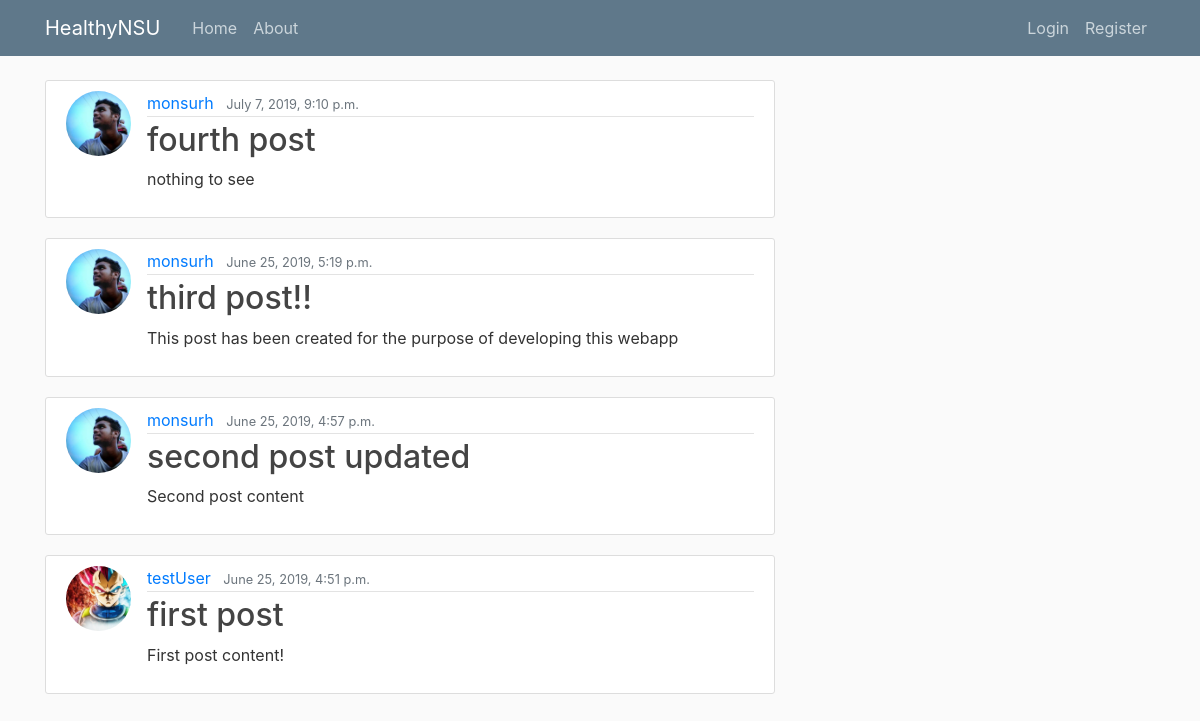
The app's page /healthsuggest/ask/, older data.
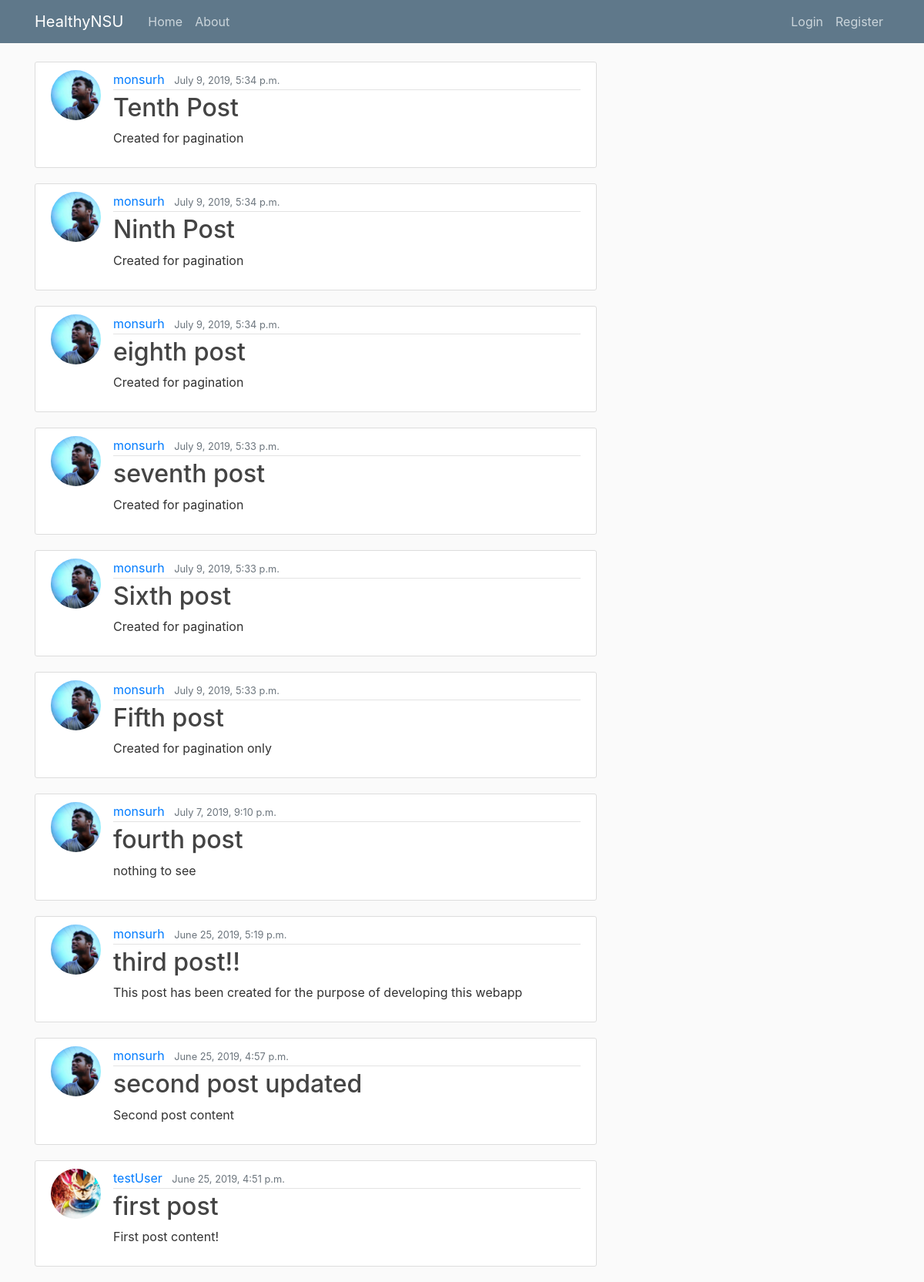
The same page, newer data.
### healthsuggest/models.py (models this page shows, shortened)
class Post(models.Model):
    title = models.CharField(max_length=100)
    content = models.TextField()
    date_posted = models.DateTimeField(default=timezone.now)
    author = models.ForeignKey(User, on_delete=models.CASCADE)

### users/models.py (models this page shows, shortened)
class profile(models.Model):
    user = models.OneToOneField(User, on_delete=models.CASCADE)
    image = models.ImageField(default = 'default.jpg',upload_to='profile_pics')

### healthsuggest/views.py (the view)
# urls.py: path('ask/', PostListViewA.as_view(), name='HealthyNSU-healthask'),
class PostListViewA(ListView):
    model = Post
    template_name = 'healthsuggest/healthask.html'
    context_object_name = 'posts'
    ordering =['-date_posted']

### healthsuggest/templates/healthsuggest/healthask.html
{% extends "home/base.html" %}
{% block content %}
{% for post in posts %}
<article class="media content-section">
  <img class="rounded-circle article-img" src="{{ post.author.profile.image.url }}">
  <div class="media-body">
    <div class="article-metadata">
      <a class="mr-2" href="#">{{ post.author }}</a>
      <small class="text-muted">{{ post.date_posted }}</small>
    </div>
    <h2><a class="article-title" href="{% url 'post-detailask' post.id %}">{{ post.title }}</a></h2>
    <p class="article-content">{{ post.content }}</p>
  </div>
</article>
{% endfor %}
{% endblock content %}

### home/templates/home/base.html (shortened to what this page needs)
{% load static %}
<!DOCTYPE html>
<html lang="en" dir="ltr">
<head>
  <link rel="stylesheet" href="https://stackpath.bootstrapcdn.com/bootstrap/4.3.1/css/bootstrap.min.css">
  <link rel="stylesheet" type="text/css" href="{% static 'home/main.css' %}">
</head>
<body>
  <header class="site-header">
    <nav class="navbar navbar-expand-md navbar-dark bg-steel fixed-top">
      <div class="container">
        <a class="navbar-brand mr-4" href="/">HealthyNSU</a>
        <div class="collapse navbar-collapse" id="navbarToggle">
          <div class="navbar-nav mr-auto">
            {% if user.is_authenticated %}
            <a class="nav-item nav-link" href="{% url 'HealthyNSU-home' %}">Home</a>
            <a class="nav-item nav-link" href="{% url 'HealthyNSU-about' %}">About</a>
            <a class="nav-item nav-link" href="{% url 'HealthyNSU-healthsuggest' %}">Health Suggestion</a>
            <a class="nav-item nav-link" href="{% url 'HealthyNSU-healthask' %}">Health ask</a>
            <a class="nav-item nav-link" href="{% url 'HealthyNSU-nearhospital' %}">Nearest Hospitals</a>
            <a class="nav-item nav-link" href="{% url 'post-create' %}">New Post</a>
            {% else %}
            <a class="nav-item nav-link" href="{% url 'HealthyNSU-home' %}">Home</a>
            <a class="nav-item nav-link" href="{% url 'HealthyNSU-about' %}">About</a>
            {% endif %}
          </div>
          <div class="navbar-nav">
            {% if user.is_authenticated %}
            <a class="nav-item nav-link" href="{% url 'profile' %}">Profile</a>
            <a class="nav-item nav-link" href="{% url 'logout' %}">Logout</a>
            {% else %}
            <a class="nav-item nav-link" href="{% url 'login' %}">Login</a>
            <a class="nav-item nav-link" href="{% url 'register' %}">Register</a>
            {% endif %}
          </div>
        </div>
      </div>
    </nav>
  </header>
  <main role="main" class="container">
    <div class="row">
      <div class="col-md-8">
        {% block content %}{% endblock %}
      </div>
    </div>
  </main>
</body>
</html>

### home/static/home/main.css (style rules this page uses)
body { background: #fafafa; color: #333333; margin-top: 5rem; }
h1, h2, h3, h4, h5, h6 { color: #444444; }
.bg-steel { background-color: #5f788a; }
.site-header .navbar-nav .nav-link { color: #cbd5db; }
.content-section { background: #ffffff; padding: 10px 20px; border: 1px solid #dddddd; border-radius: 3px; margin-bottom: 20px; }
.article-title { color: #444444; }
.article-content { white-space: pre-line; }
.article-img { height: 65px; width: 65px; margin-right: 16px; }
.article-metadata { padding-bottom: 1px; margin-bottom: 4px; border-bottom: 1px solid #e3e3e3 }

Row changes from the older to the newer data that the page shows:
added Post: author.profile.image (picture), author "monsurh", date_posted "July 9, 2019, 5:34 p.m.", title "Tenth Post", content "Created for pagination"
added Post: author.profile.image (picture), author "monsurh", date_posted "July 9, 2019, 5:34 p.m.", title "Ninth Post", content "Created for pagination"
added Post: author.profile.image (picture), author "monsurh", date_posted "July 9, 2019, 5:34 p.m.", title "eighth post", content "Created for pagination"
added Post: author.profile.image (picture), author "monsurh", date_posted "July 9, 2019, 5:33 p.m.", title "seventh post", content "Created for pagination"
added Post: author.profile.image (picture), author "monsurh", date_posted "July 9, 2019, 5:33 p.m.", title "Sixth post", content "Created for pagination"
added Post: author.profile.image (picture), author "monsurh", date_posted "July 9, 2019, 5:33 p.m.", title "Fifth post", content "Created for pagination only"
